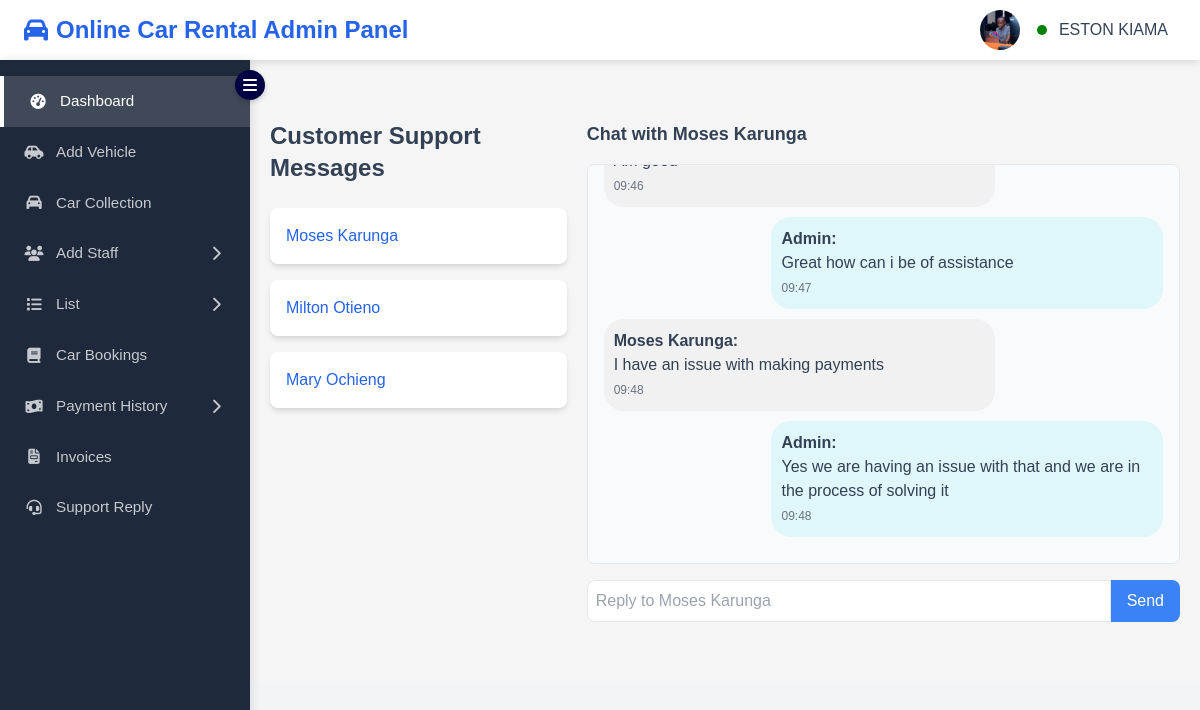
/admin/support_view.php?customer_id=1 (signed in), run on the app's committed database.
### tables this page shows
CREATE TABLE `customers` (
  `id` int(11) NOT NULL,
  `full_name` varchar(100) NOT NULL,
  `email` varchar(100) NOT NULL,
  `status` enum('active','inactive','suspended','pending') NOT NULL DEFAULT 'active',
  `last_logout` datetime DEFAULT NULL,
  `password` varchar(255) NOT NULL,
  `mobile` varchar(12) NOT NULL,
  `gender` enum('male','female','other') NOT NULL,
  `dob` date NOT NULL,
  `occupation` varchar(100) NOT NULL,
  `residence` varchar(100) NOT NULL,
  `created_at` timestamp NOT NULL DEFAULT current_timestamp(),
  `profile_picture` varchar(255) DEFAULT 'default_profile.png',
  `remember_token` varchar(255) DEFAULT NULL,
  `last_login` datetime DEFAULT NULL,
  `reset_token` varchar(255) DEFAULT NULL,
  `token_expiration` datetime DEFAULT NULL
);

CREATE TABLE `support_messages` (
  `id` int(11) NOT NULL,
  `customer_id` int(11) DEFAULT NULL,
  `sender` enum('customer','admin') NOT NULL,
  `message` text NOT NULL,
  `created_at` timestamp NOT NULL DEFAULT current_timestamp()
);

### admin/support_view.php (the view, shortened to what this page needs)
<?php
$servername = "localhost";
$username = "root";
$password = "";
$dbname = "car_rental_management";
$conn = new mysqli($servername, $username, $password, $dbname);
$customerQuery = "SELECT DISTINCT c.id, c.full_name FROM support_messages sm JOIN customers c ON sm.customer_id = c.id";
$customers = $conn->query($customerQuery);
?>
<!DOCTYPE html>
<html lang="en">
<head>
    <link href="https://cdn.jsdelivr.net/npm/tailwindcss@2.2.19/dist/tailwind.min.css" rel="stylesheet">
</head>
<body class="bg-gray-100"> <header>
        <?php include('include/header.php') ?>
    </header>
    <?php include('include/sidebar.php') ?>
        <main class="main-content">
    <div class="container mx-auto py-10 flex">
        <div class="w-1/3">
            <h2 class="text-2xl font-bold mb-6">Customer Support Messages</h2>
            <div class="mb-6">
                <?php while ($customer = $customers->fetch_assoc()): ?>
                    <div class="bg-white shadow-md rounded-lg mb-4 p-4 cursor-pointer hover:bg-gray-100">
                        <a href="?customer_id=<?= htmlspecialchars($customer['id']) ?>" class="text-blue-600 hover:underline">
                            <?= htmlspecialchars($customer['full_name']) ?>
                        </a>
                    </div>
                <?php endwhile; ?>
            </div>
        </div>
        <div class="chat-box-container w-2/3">
            <?php if (isset($_GET['customer_id'])): ?>
                <?php
                $selected_customer_id = intval($_GET['customer_id']);
                $msgQuery = "SELECT sender, message, created_at FROM support_messages WHERE customer_id = ? ORDER BY created_at ASC";
                $stmt = $conn->prepare($msgQuery);
                if ($stmt) {
                    $stmt->bind_param("i", $selected_customer_id);
                    $stmt->execute();
                    $messages = $stmt->get_result();
                }
                $customerDetailsQuery = "SELECT full_name FROM customers WHERE id = ?";
                $stmtDetails = $conn->prepare($customerDetailsQuery);
                if ($stmtDetails) {
                    $stmtDetails->bind_param("i", $selected_customer_id);
                    $stmtDetails->execute();
                    $resultDetails = $stmtDetails->get_result();
                    if ($resultDetails && $resultDetails->num_rows > 0) {
                        $customerDetails = $resultDetails->fetch_assoc();
                        ?>
                        <h3 class="font-semibold text-lg mb-4">Chat with <?= htmlspecialchars($customerDetails['full_name']) ?></h3>
                        <?php
                    } else {
                        echo "<p class='text-red-500'>Customer not found.</p>";
                    }
                }
                ?>
                <div class="chat-container border p-4 rounded-lg bg-gray-50 mb-4" id="chat-box">
                    <?php if (isset($messages) && $messages->num_rows > 0): ?>
                        <?php while ($msg = $messages->fetch_assoc()): ?>
                            <div class="message-bubble <?= ($msg['sender'] == 'admin') ? 'admin' : 'customer' ?>">
                                <strong><?= ($msg['sender'] == 'admin') ? 'Admin' : htmlspecialchars($customerDetails['full_name']) ?>:</strong>
                                <p><?= htmlspecialchars($msg['message']) ?></p>
                                <span class="text-xs text-gray-500"><?= date('H:i', strtotime($msg['created_at'])) ?></span>
                            </div>
                        <?php endwhile; ?>
                    <?php else: ?>
                        <p class="text-gray-500">No messages yet with <?= isset($customerDetails) ? htmlspecialchars($customerDetails['full_name']) : '' ?>.</p>
                    <?php endif; ?>
                </div>
                <form action="support_send.php" method="POST" class="flex mt-4" id="message-form">
                    <input type="text" name="message" required placeholder="Reply to <?= isset($customerDetails) ? htmlspecialchars($customerDetails['full_name']) : '' ?>" class="flex-1 border p-2 rounded-l-lg">
                    <button type="submit" class="bg-blue-500 text-white px-4 py-2 rounded-r-lg">Send</button>
                </form>
            <?php endif; ?>
        </div>
    </div></main>
</body>
</html>

### admin/include/header.php (shortened to what this page needs)
<?php
$servername = "localhost";
$username = "root";
$password = "";
$dbname = "car_rental_management";
$conn = new mysqli($servername, $username, $password, $dbname);
$email = $_SESSION['email'];
$query = "SELECT name, profile_picture FROM admins WHERE email_address='$email'";
$result = $conn->query($query);
if ($result && $result->num_rows > 0) {
    $admin = $result->fetch_assoc();
    $name = $admin['name'];
    $profile_picture = $admin['profile_picture'];
} else {
    $name = "Admin";
    $profile_picture = 'default-profile.png';
}
?>
<!DOCTYPE html>
<html lang="en">
<head>
    <link rel="stylesheet" href="https://cdnjs.cloudflare.com/ajax/libs/font-awesome/6.4.0/css/all.min.css">
    <link rel="stylesheet" href="assets/css/admindash.css">
</head>
<body>
    <header class="header" role="banner">
        <div class="header-content">
            <h1>
                <i class="fas fa-car"></i><b>
                Online Car Rental Admin Panel</b>
            </h1>
            <div class="profile" role="navigation" aria-label="User menu">
                <button class="profile-button" aria-expanded="false" aria-controls="profile-menu">
                    <div class="profile-picture">
                        <img id="profile-img" src="<?php echo htmlspecialchars($profile_picture); ?>" alt="Admin profile picture" loading="lazy" width="40" height="40">
                    </div><span style="display: inline-block; width: 10px; height: 10px; background-color: green; border-radius: 50%; margin-left: 5px; vertical-align: middle;"></span>
                    <span class="profile-name"><?php echo htmlspecialchars($name); ?></span>
                </button>
            </div>
        </div>
    </header>

### admin/assets/css/admindash.css (style rules this page uses)
:root { --primary-color: #2563eb; --secondary-color: #1e40af; --background-color: #f1f5f9; --sidebar-color: #1e293b; --text-color: #334155; --light-text: #94a3b8; --border-color: #e2e8f0; --card-shadow: 0 4px 6px -1px rgb(0 0 0 / 0.1); --header-height: 60px; --sidebar-width: 250px; }
* { margin: 0; padding: 0; box-sizing: border-box; }
body { font-family: -apple-system, BlinkMacSystemFont, "Segoe UI", Roboto, "Helvetica Neue", Arial, sans-serif; background-color: var(--background-color); color: var(--text-color); line-height: 1.5; }
.header { position: fixed; top: 0; left: 0; right: 0; height: var(--header-height); background-color:white; box-shadow: var(--card-shadow); z-index: 1000; }
.header-content { display: flex; align-items: center; justify-content: space-between; padding: 0 1.5rem; height: 100%; max-width: 1400px; margin: 0 auto; }
.header h1 { font-size: 1.5rem; color: var(--primary-color); display: flex; align-items: center; gap: 0.5rem; }
.profile { position: relative; }
.profile-button { display: flex; align-items: center; gap: 0.75rem; padding: 0.5rem; border: none; background: none; cursor: pointer; color: var(--text-color); }
.profile-picture img { width: 40px; height: 40px; border-radius: 50%; object-fit: cover; }
.main-content { margin-left: var(--sidebar-width); margin-top: var(--header-height); padding: 2rem; }

### admin/support_view.php (style rules this page uses)
.message-bubble { max-width: 70%; padding: 10px; border-radius: 20px; margin-bottom: 10px; position: relative; }
.message-bubble.admin { background-color: #e0f7fa; margin-left: auto; }
.message-bubble.customer { background-color: #f1f1f1; }
.chat-container { max-height: 400px; overflow-y: auto; }
.chat-box-container { margin-left: 20px; transition: all 0.3s ease; }

### admin/include/sidebar.php (style rules this page uses)
:root { --sidebar-width: 250px; --sidebar-collapsed-width: 0; --sidebar-color: #1e293b; --light-text: rgba(255, 255, 255, 0.75); --header-height: 60px; --transition-speed: 0.3s; }
body { margin: 0; font-family: Arial, sans-serif; overflow-x: hidden; }
.main-content { margin-left: var(--sidebar-width); flex-grow: 1; padding: 20px; margin-top: var(--header-height); transition: margin-left var(--transition-speed) ease; background-color: #f5f5f5; }

### data on the page
customers: full_name "Moses Karunga", message "Reply to Moses Karunga"
customers: full_name "Milton Otieno"
customers: full_name "Mary Ochieng"
support_messages: created_at "09:46"
support_messages: sender "Admin", message "Great how can i be of assistance", created_at "09:47"
support_messages: customer.full_name "Moses Karunga", message "I have an issue with making payments", created_at "09:48"
support_messages: sender "Admin", message "Yes we are having an issue with that and we are in the process of solving it", created_at "09:48"

### other printed values
$name "ESTON KIAMA"
